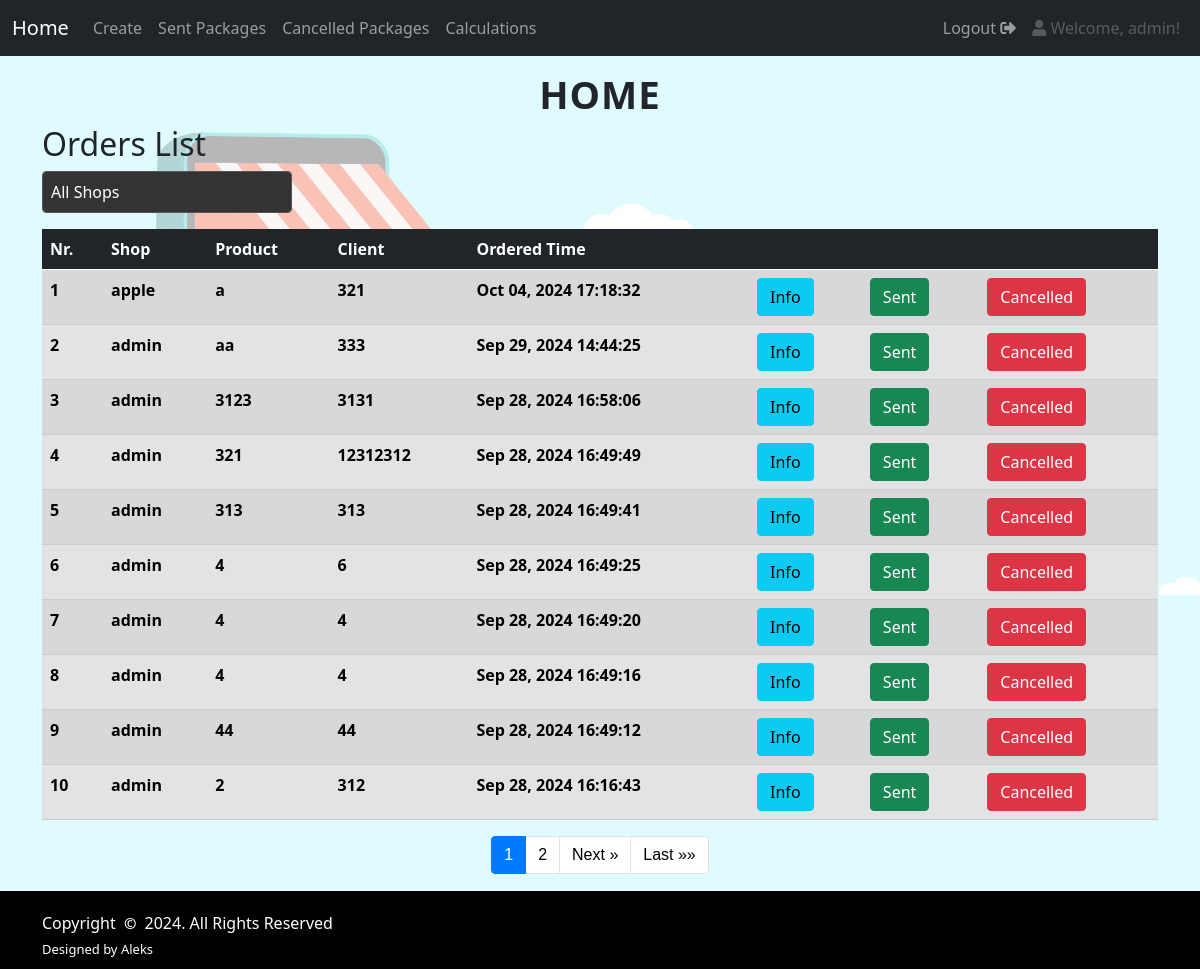
Before: /core/ (signed in) with the older database file.
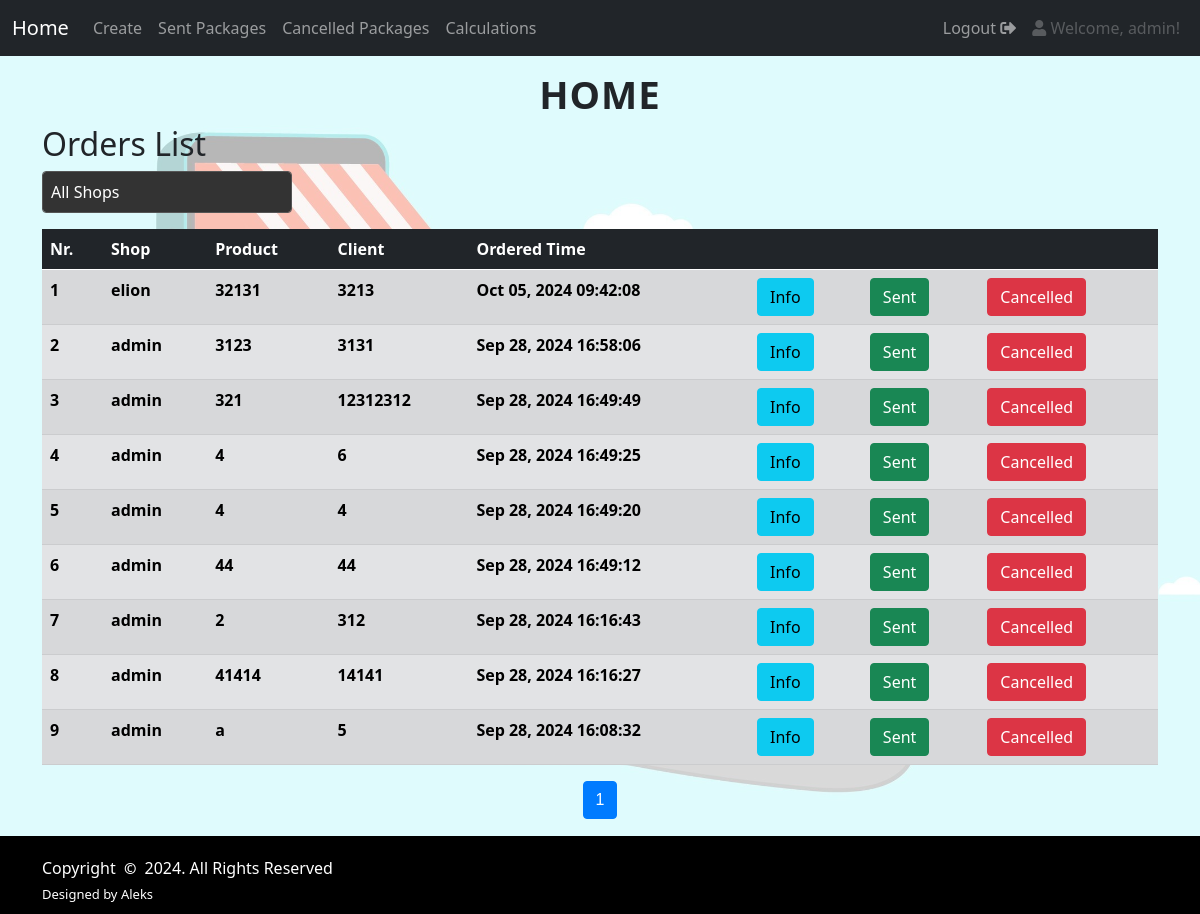
After: the same page with the newer database file.
### core/models.py (models this page shows, shortened)
class Order(models.Model):
    id = models.UUIDField(primary_key=True, default=uuid.uuid4, editable=False)
    shop = models.ForeignKey(User, on_delete=models.CASCADE, default=1)
    product = models.CharField(max_length=50)
    price = models.IntegerField(blank=True, null=True)
    shipment_value = models.IntegerField(blank=True, null=True)
    total = models.IntegerField(blank=True, null=True)
    client = models.CharField(max_length=50)
    address = models.CharField(max_length=100)
    phone_number = models.IntegerField()
    ordered_time = models.DateTimeField(default=timezone.now)
    date_received = models.DateField(null=True, blank=True)
    image = models.ImageField(upload_to='uploads/', blank=True, null=True)

### core/views/home.py (the view)
# urls.py: path('', home, name="home"),
def home(request):
    template_name = 'core/home.html'
    shops = User.objects.all()
    if request.user.is_superuser:
        selected_shop = request.GET.get('shop')
        if selected_shop:
            order_data = Order.objects.defer('id').filter(shop_id=selected_shop).order_by("-ordered_time")
        else:
            order_data = Order.objects.defer('id').order_by("-ordered_time")
    else:
        order_data = Order.objects.defer('id').filter(shop=request.user).order_by("-ordered_time")
    paginator = Paginator(order_data, 10)
    page_number = request.GET.get('page')
    page_obj = paginator.get_page(page_number)
    context = {'shops': shops, 'page_obj': page_obj}
    return render(request, template_name, context)

### core/templates/core/home.html (shortened to what this page needs)
<!DOCTYPE html>
<html lang="en">
{% load static %}
<head>
    <link href="https://cdn.jsdelivr.net/npm/bootstrap@5.0.2/dist/css/bootstrap.min.css"
 rel="stylesheet">
    <link href="https://cdnjs.cloudflare.com/ajax/libs/font-awesome/5.15.4/css/all.min.css" rel="stylesheet">
    <link rel="stylesheet" href="https://cdnjs.cloudflare.com/ajax/libs/font-awesome/5.15.4/css/all.min.css">
    <link href="{% static 'css/home.css' %}" rel="stylesheet" type="text/css"/>
</head>
<body>
{% include 'navbar.html' %}
<main class="flex-grow-1">
{% block content %}
  <h1 class="text-center fancy-title">HOME</h1>
    <div class="container" id="home">
    <h2>Orders List</h2>
    {% if user.is_superuser %}
    <form method="get" class="mb-3">
        <div class="form-group">
            <select name="shop" id="shop" class="form-control" onchange="this.form.submit()">
                <option value="">All Shops</option>
            </select>
        </div>
    </form>
    {% endif %}
    <table class="table table-secondary table-striped">
        <thead class="table-dark">
        <tr>
            <th scope="col">Nr.</th>
            <th scope="col">Shop</th>
            <th scope="col">Product</th>
            <th scope="col">Client</th>
            <th scope="col">Ordered Time</th>
            <th scope="col"></th>
            <th scope="col"></th>
            <th scope="col"></th>
        </tr>
        </thead>
        <tbody>
        {% for data in page_obj %}
        <tr>
            <th scope="row">{{ forloop.counter|add:page_obj.start_index|add:"-1" }}</th>
            <th scope="row">{{ data.shop }}</th>
            <th scope="row">{{ data.product }}</th>
            <th scope="row">{{ data.client }}</th>
            <th scope="row">{{ data.ordered_time|date:"M d, Y H:i:s" }}</th>
            <th scope="row"><a class="btn btn-info" href="{% url 'info' data.id %}">Info</a></th>
            {% if user.is_superuser %}
            <th scope="row"><a class="btn btn-success" href="{% url 'mark_order_sent' data.id %}">Sent</a></th>
            <th scope="row"><a class="btn btn-danger" href="{% url 'mark_order_cancelled' data.id %}">Cancelled</a></th>
            {% else %}
            <th scope="row"><a class="btn btn-warning" href="{% url 'edit' data.id %}">Edit</a></th>
            <th scope="row"><a class="btn btn-danger" href="{% url 'delete' data.id %}">Delete</a></th>
            {% endif %}
        </tr>
        {% endfor %}
        </tbody>
    </table>
    <nav aria-label="Page navigation">
        <ul class="pagination justify-content-center">
            {% for num in page_obj.paginator.page_range %}
            <li class="page-item {% if page_obj.number == num %}active{% endif %}"><a class="page-link" href="?page={{ num }}{% if request.GET.shop %}&shop={{ request.GET.shop }}{% endif %}">{{ num }}</a></li>
            {% endfor %}
            {% if page_obj.has_next %}
            <li class="page-item"><a class="page-link" href="?page={{ page_obj.next_page_number }}{% if request.GET.shop %}&shop={{ request.GET.shop }}{% endif %}">Next &raquo;</a></li>
            <li class="page-item"><a class="page-link" href="?page={{ page_obj.paginator.num_pages }}{% if request.GET.shop %}&shop={{ request.GET.shop }}{% endif %}">Last &raquo;&raquo;</a></li>
            {% endif %}
        </ul>
    </nav>
</div>
{% endblock %}
  </main>
{% include 'footer.html' %}
</body>
</html>

### templates/navbar.html (shortened to what this page needs)
<nav class="navbar navbar-expand-lg navbar-dark bg-dark">
  <div class="container-fluid">
    <a class="navbar-brand" href="{% url 'home' %}">Home</a>
    <div class="collapse navbar-collapse" id="navbarSupportedContent">
      <ul class="navbar-nav me-auto mb-2 mb-lg-0">
        <li class="nav-item">
          <a class="nav-link" href="{% url 'create' %}">Create</a>
        </li>
        <li class="nav-item">
          <a class="nav-link" href="{% url 'sent_packages' %}">Sent Packages</a>
        </li>
        <li class="nav-item">
          <a class="nav-link" href="{% url 'cancelled_packages' %}">Cancelled Packages</a>
        </li>
        <li class="nav-item">
          <a class="nav-link" href="{% url 'order_calculations' %}">Calculations</a>
        </li>
      </ul>
      <ul class="navbar-nav ms-auto mb-2 mb-lg-0">
        {% if user.is_authenticated %}
          <li class="nav-item">
            <a class="nav-link" href="{% url 'logout' %}">Logout <i class="fas fa-sign-out-alt"></i></a>
          </li>
          <li class="nav-item">
            <a class="nav-link disabled" href="#"> <i class="fas fa-user"></i> Welcome, {{ user.username }}!</a>
          </li>
        {% endif %}
      </ul>
    </div>
  </div>
</nav>

### templates/footer.html
{% load static %}
<link href="{% static 'css/footer.css' %}" rel="stylesheet" type="text/css"/>
<footer id="footer" class="footer position-relative black-background">
      <div class="container">
        <div class="copyright">
          <span>Copyright</span> <strong class="px-1">©</strong> <span>2024. All Rights Reserved</span>
        </div>
        <div class="credits">
          Designed by Aleks
        </div>
      </div>
  </footer>

### static/css/home.css (style rules this page uses)
#home { display: flex; flex-direction: column; }
h1.fancy-title { margin-top: 15px; font-size: 2.4rem; letter-spacing: 1px; font-weight: bold; }
body { background-image: url('/static/image/background.jpg'); background-color: rgba(255, 255, 255, 0.7); background-blend-mode: lighten; background-size: 90%; }
.form-group { max-width: 250px; margin-left: 0; }
.form-control { background-color: #333; color: #fff; border: 1px solid #555; border-radius: 0.25rem; padding: 0.5rem; width: 100%; transition: background-color 0.3s ease, border-color 0.3s ease, box-shadow 0.3s ease; }
.form-control option { background-color: #333; color: #fff; }
.pagination { width: 100%; padding: 0 1rem; display: flex; justify-content: center; font-family: cursive, sans-serif; }
.page-link { color: #000; background-color: #fff; border: 1px solid #dee2e6; text-decoration: none; transition: background-color 0.15s ease-in-out, color 0.15s ease-in-out; }
.page-item.active .page-link { background-color: #007bff; color: #fff; border-color: #007bff; }
html, body { height: 100%; margin: 0; }
body { display: flex; flex-direction: column; min-height: 100vh; }
main { flex: 1; }

### static/css/footer.css (style rules this page uses)
.footer { position: fixed; bottom: 0; left: 0; width: 100%; background: #000; color: #fff; padding: 10px 0; z-index: 1000; }
.footer .copyright { padding-top: 10px; }
.footer .credits { font-size: 13px; padding-top: 5px; }
.footer .px-1 { font-size: 15px; }

Changed rows visible on the page:
removed Order: shop "apple", product "a", client "321", ordered_time "Oct 04, 2024 17:18:32"
removed Order: shop "admin", product "aa", client "333", ordered_time "Sep 29, 2024 14:44:25"
removed Order: shop "admin", product "313", client "313", ordered_time "Sep 28, 2024 16:49:41"
removed Order: shop "admin", product "4", client "4", ordered_time "Sep 28, 2024 16:49:16"
added Order: shop "elion", product "32131", client "3213", ordered_time "Oct 05, 2024 09:42:08"
now on this page (row unchanged): Order: shop "admin", product "41414", client "14141", ordered_time "Sep 28, 2024 16:16:27"
now on this page (row unchanged): Order: shop "admin", product "a", client "5", ordered_time "Sep 28, 2024 16:08:32"
Other visible differences:
list line gone: "2"
text no longer shown: "Next » Last »»"
